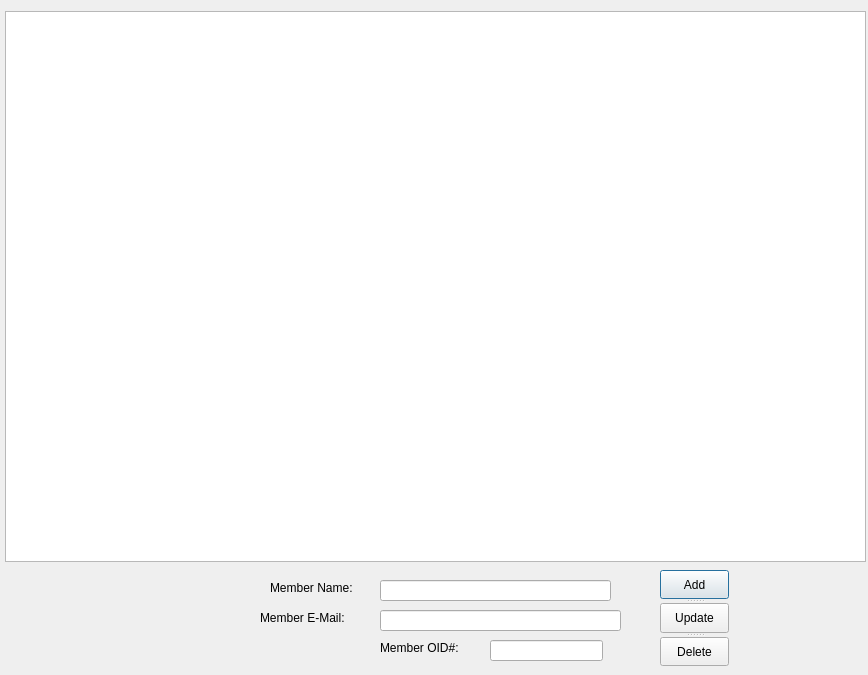
<?xml version="1.0" encoding="UTF-8"?>
<ui version="4.0">
 <class>MemberWindow</class>
 <widget class="QDialog" name="MemberWindow">
  <property name="geometry">
   <rect>
    <x>0</x>
    <y>0</y>
    <width>868</width>
    <height>675</height>
   </rect>
  </property>
  <property name="windowTitle">
   <string>Member View</string>
  </property>
  <widget class="QLineEdit" name="MemberName">
   <property name="geometry">
    <rect>
     <x>380</x>
     <y>580</y>
     <width>231</width>
     <height>21</height>
    </rect>
   </property>
  </widget>
  <widget class="QLineEdit" name="MemberEmail">
   <property name="geometry">
    <rect>
     <x>380</x>
     <y>610</y>
     <width>241</width>
     <height>21</height>
    </rect>
   </property>
  </widget>
  <widget class="QLineEdit" name="MemberOID">
   <property name="geometry">
    <rect>
     <x>490</x>
     <y>640</y>
     <width>113</width>
     <height>21</height>
    </rect>
   </property>
  </widget>
  <widget class="QLabel" name="label">
   <property name="geometry">
    <rect>
     <x>270</x>
     <y>580</y>
     <width>101</width>
     <height>16</height>
    </rect>
   </property>
   <property name="text">
    <string>Member Name:</string>
   </property>
   <property name="buddy">
    <cstring>MemberName</cstring>
   </property>
  </widget>
  <widget class="QLabel" name="label_2">
   <property name="geometry">
    <rect>
     <x>260</x>
     <y>610</y>
     <width>111</width>
     <height>16</height>
    </rect>
   </property>
   <property name="text">
    <string>Member E-Mail:</string>
   </property>
   <property name="buddy">
    <cstring>MemberEmail</cstring>
   </property>
  </widget>
  <widget class="QLabel" name="label_3">
   <property name="geometry">
    <rect>
     <x>380</x>
     <y>640</y>
     <width>111</width>
     <height>16</height>
    </rect>
   </property>
   <property name="text">
    <string>Member OID#:</string>
   </property>
   <property name="buddy">
    <cstring>MemberOID</cstring>
   </property>
  </widget>
  <widget class="QListWidget" name="MemberList">
   <property name="geometry">
    <rect>
     <x>5</x>
     <y>11</y>
     <width>861</width>
     <height>551</height>
    </rect>
   </property>
  </widget>
  <widget class="QSplitter" name="splitter">
   <property name="geometry">
    <rect>
     <x>660</x>
     <y>570</y>
     <width>69</width>
     <height>96</height>
    </rect>
   </property>
   <property name="orientation">
    <enum>Qt::Vertical</enum>
   </property>
   <widget class="QPushButton" name="ThirdAddButton">
    <property name="text">
     <string>Add</string>
    </property>
   </widget>
   <widget class="QPushButton" name="ThirdEditButton">
    <property name="text">
     <string>Update</string>
    </property>
   </widget>
   <widget class="QPushButton" name="ThirdDeleteButton">
    <property name="text">
     <string>Delete</string>
    </property>
   </widget>
  </widget>
 </widget>
 <resources/>
 <connections/>
</ui>
